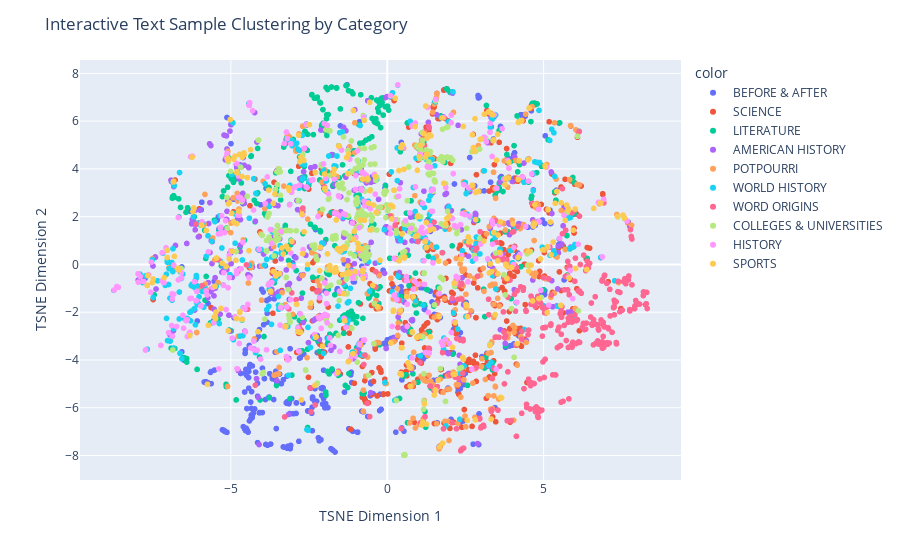

Notebook code cell kept with this figure:
### Code cell
import plotly.io as pio
%matplotlib qt

# Identify prominent feature (highest-weighted term in TF-IDF) for each text
feature_names = tfidf_vectorizer.get_feature_names_out()
prominent_features = [
    feature_names[np.argmax(vec.toarray())] for vec in tfidf_vectors
]

# Step 3: Create interactive plot with Plotly
fig = px.scatter(
    x=tsne_result[:, 0], y=tsne_result[:, 1],
    color=labels,
    hover_name=texts,  # Text displayed on hover
    hover_data={'Prominent Feature': prominent_features}
)

fig.update_layout(
    title="Interactive Text Sample Clustering by Category",
    xaxis_title="TSNE Dimension 1",
    yaxis_title="TSNE Dimension 2"
)

fig.show()

### Figure 1 — Plotly figure (JSON) as saved in the notebook; plotly's stock layout.template omitted (floating-point values rounded to 4 significant figures; data arrays with more than 128 entries replaced by an {"elided": "..."} marker saying what was removed)
{"data": [{"customdata": {"elided": "547x1 str values"}, "hovertemplate": "<b>%{hovertext}</b><br><br>color=BEFORE & AFTER<br>x=%{x}<br>y=%{y}<br>Prominent Feature=%{customdata[0]}<extra></extra>", "hovertext": {"elided": "547 str values"}, "legendgroup": "BEFORE & AFTER", "marker": {"color": "#636efa", "symbol": "circle"}, "mode": "markers", "name": "BEFORE & AFTER", "showlegend": true, "x": {"elided": "547 float values"}, "xaxis": "x", "y": {"elided": "547 float values"}, "yaxis": "y", "type": "scattergl"}, {"customdata": {"elided": "519x1 str values"}, "hovertemplate": "<b>%{hovertext}</b><br><br>color=SCIENCE<br>x=%{x}<br>y=%{y}<br>Prominent Feature=%{customdata[0]}<extra></extra>", "hovertext": {"elided": "519 str values"}, "legendgroup": "SCIENCE", "marker": {"color": "#EF553B", "symbol": "circle"}, "mode": "markers", "name": "SCIENCE", "showlegend": true, "x": {"elided": "519 float values"}, "xaxis": "x", "y": {"elided": "519 float values"}, "yaxis": "y", "type": "scattergl"}, {"customdata": {"elided": "496x1 str values"}, "hovertemplate": "<b>%{hovertext}</b><br><br>color=LITERATURE<br>x=%{x}<br>y=%{y}<br>Prominent Feature=%{customdata[0]}<extra></extra>", "hovertext": {"elided": "496 str values"}, "legendgroup": "LITERATURE", "marker": {"color": "#00cc96", "symbol": "circle"}, "mode": "markers", "name": "LITERATURE", "showlegend": true, "x": {"elided": "496 float values"}, "xaxis": "x", "y": {"elided": "496 float values"}, "yaxis": "y", "type": "scattergl"}, {"customdata": {"elided": "418x1 str values"}, "hovertemplate": "<b>%{hovertext}</b><br><br>color=AMERICAN HISTORY<br>x=%{x}<br>y=%{y}<br>Prominent Feature=%{customdata[0]}<extra></extra>", "hovertext": {"elided": "418 str values"}, "legendgroup": "AMERICAN HISTORY", "marker": {"color": "#ab63fa", "symbol": "circle"}, "mode": "markers", "name": "AMERICAN HISTORY", "showlegend": true, "x": {"elided": "418 float values"}, "xaxis": "x", "y": {"elided": "418 float values"}, "yaxis": "y", "type": "scattergl"}, {"customdata": {"elided": "401x1 str values"}, "hovertemplate": "<b>%{hovertext}</b><br><br>color=POTPOURRI<br>x=%{x}<br>y=%{y}<br>Prominent Feature=%{customdata[0]}<extra></extra>", "hovertext": {"elided": "401 str values"}, "legendgroup": "POTPOURRI", "marker": {"color": "#FFA15A", "symbol": "circle"}, "mode": "markers", "name": "POTPOURRI", "showlegend": true, "x": {"elided": "401 float values"}, "xaxis": "x", "y": {"elided": "401 float values"}, "yaxis": "y", "type": "scattergl"}, {"customdata": {"elided": "377x1 str values"}, "hovertemplate": "<b>%{hovertext}</b><br><br>color=WORLD HISTORY<br>x=%{x}<br>y=%{y}<br>Prominent Feature=%{customdata[0]}<extra></extra>", "hovertext": {"elided": "377 str values"}, "legendgroup": "WORLD HISTORY", "marker": {"color": "#19d3f3", "symbol": "circle"}, "mode": "markers", "name": "WORLD HISTORY", "showlegend": true, "x": {"elided": "377 float values"}, "xaxis": "x", "y": {"elided": "377 float values"}, "yaxis": "y", "type": "scattergl"}, {"customdata": {"elided": "371x1 str values"}, "hovertemplate": "<b>%{hovertext}</b><br><br>color=WORD ORIGINS<br>x=%{x}<br>y=%{y}<br>Prominent Feature=%{customdata[0]}<extra></extra>", "hovertext": {"elided": "371 str values"}, "legendgroup": "WORD ORIGINS", "marker": {"color": "#FF6692", "symbol": "circle"}, "mode": "markers", "name": "WORD ORIGINS", "showlegend": true, "x": {"elided": "371 float values"}, "xaxis": "x", "y": {"elided": "371 float values"}, "yaxis": "y", "type": "scattergl"}, {"customdata": {"elided": "351x1 str values"}, "hovertemplate": "<b>%{hovertext}</b><br><br>color=COLLEGES & UNIVERSITIES<br>x=%{x}<br>y=%{y}<br>Prominent Feature=%{customdata[0]}<extra></extra>", "hovertext": {"elided": "351 str values"}, "legendgroup": "COLLEGES & UNIVERSITIES", "marker": {"color": "#B6E880", "symbol": "circle"}, "mode": "markers", "name": "COLLEGES & UNIVERSITIES", "showlegend": true, "x": {"elided": "351 float values"}, "xaxis": "x", "y": {"elided": "351 float values"}, "yaxis": "y", "type": "scattergl"}, {"customdata": {"elided": "349x1 str values"}, "hovertemplate": "<b>%{hovertext}</b><br><br>color=HISTORY<br>x=%{x}<br>y=%{y}<br>Prominent Feature=%{customdata[0]}<extra></extra>", "hovertext": {"elided": "349 str values"}, "legendgroup": "HISTORY", "marker": {"color": "#FF97FF", "symbol": "circle"}, "mode": "markers", "name": "HISTORY", "showlegend": true, "x": {"elided": "349 float values"}, "xaxis": "x", "y": {"elided": "349 float values"}, "yaxis": "y", "type": "scattergl"}, {"customdata": {"elided": "342x1 str values"}, "hovertemplate": "<b>%{hovertext}</b><br><br>color=SPORTS<br>x=%{x}<br>y=%{y}<br>Prominent Feature=%{customdata[0]}<extra></extra>", "hovertext": {"elided": "342 str values"}, "legendgroup": "SPORTS", "marker": {"color": "#FECB52", "symbol": "circle"}, "mode": "markers", "name": "SPORTS", "showlegend": true, "x": {"elided": "342 float values"}, "xaxis": "x", "y": {"elided": "342 float values"}, "yaxis": "y", "type": "scattergl"}], "layout": {"xaxis": {"anchor": "y", "domain": [0.0, 1.0], "title": {"text": "TSNE Dimension 1"}}, "yaxis": {"anchor": "x", "domain": [0.0, 1.0], "title": {"text": "TSNE Dimension 2"}}, "legend": {"title": {"text": "color"}, "tracegroupgap": 0}, "margin": {"t": 60}, "title": {"text": "Interactive Text Sample Clustering by Category"}}}
